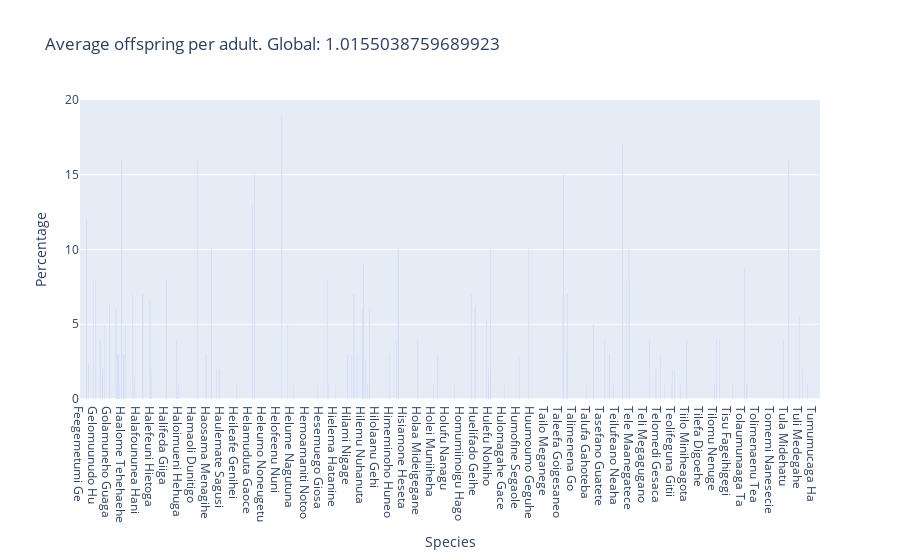

Notebook code cell kept with this figure:
### Code cell
oa.ShowOffspring(results['GlobalBirthInfo'],  results['SpeciesBirthInfo'])

### Figure 1 — Plotly figure (JSON) as saved in the notebook; plotly's stock layout.template omitted (floating-point values rounded to 4 significant figures; data arrays with more than 128 entries replaced by an {"elided": "..."} marker saying what was removed)
{"data": [{"alignmentgroup": "True", "hovertemplate": "x=%{x}<br>y=%{y}<extra></extra>", "legendgroup": "", "marker": {"color": "#636efa", "pattern": {"shape": ""}}, "name": "", "offsetgroup": "", "orientation": "v", "showlegend": false, "textposition": "auto", "type": "bar", "x": {"elided": "2416 str values"}, "xaxis": "x", "y": {"elided": "2416 float values"}, "yaxis": "y"}], "layout": {"barmode": "relative", "legend": {"tracegroupgap": 0}, "title": {"text": "Average offspring per adult. Global: 1.0155038759689923"}, "xaxis": {"anchor": "y", "domain": [0, 1], "title": {"text": "Species"}}, "yaxis": {"anchor": "x", "domain": [0, 1], "title": {"text": "Percentage"}}}}
